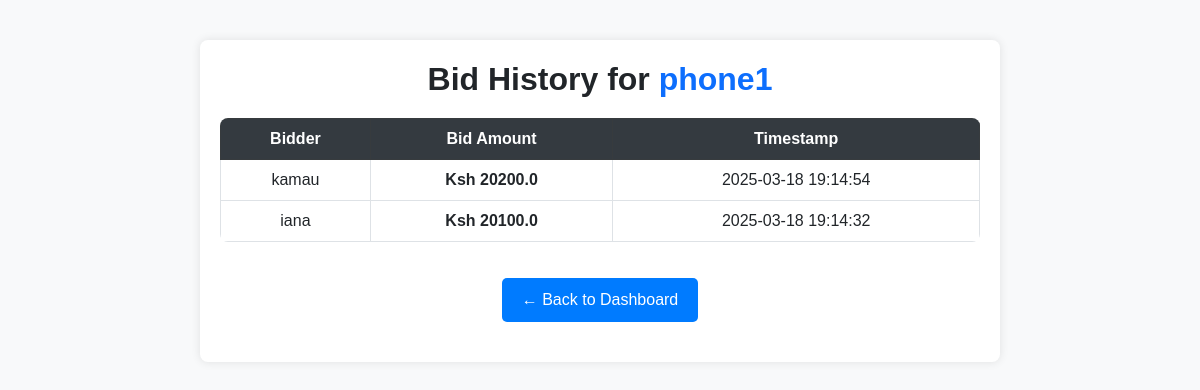
/admin/bids/history/1, run on the app's committed database.
### models.py (models this page shows)
class AuctionItem(db.Model):
    id = db.Column(db.Integer, primary_key=True)
    title = db.Column(db.String(100), nullable=False)
    description = db.Column(db.Text, nullable=False)
    starting_price = db.Column(db.Float, nullable=False)
    image = db.Column(db.String(100), nullable=True)
    end_time = db.Column(db.DateTime(timezone=True), nullable=False, default=lambda: datetime.now(timezone.utc))
    bids = db.relationship('Bid', backref='auction_item', lazy=True)
    category = db.Column(db.String(50), nullable=False)  # New field for category
    additional_images = db.relationship('AdditionalImage', back_populates='auction_item', cascade="all, delete-orphan")
    serial_number = db.Column(db.String(50), nullable=True)
    model = db.Column(db.String(50), nullable=True)
    year_of_manufacture = db.Column(db.String(4), nullable=True)
    color = db.Column(db.String(30), nullable=True)
    primary_damage = db.Column(db.String(50), nullable=True)
    secondary_damage = db.Column(db.String(50), nullable=True)
    VIN = db.Column(db.String(17), nullable=True)
    odometer = db.Column(db.Integer, nullable=True)
    working = db.Column(db.String(10), nullable=True)  # Yes/No/Not Applicable
    sale_status = db.Column(db.String(20), default='Open')  # Open, Closed, or Sold

class Bid(db.Model):
    id = db.Column(db.Integer, primary_key=True)
    user_id = db.Column(db.Integer, db.ForeignKey('user.id'), nullable=False)
    auction_id = db.Column(db.Integer, db.ForeignKey('auction_item.id'), nullable=False)
    bid_amount = db.Column(db.Float, nullable=False)
    timestamp = db.Column(db.DateTime, default=datetime.now)
    user = db.relationship('User', backref='bids')

class User(UserMixin, db.Model):
    id = db.Column(db.Integer, primary_key=True)
    username = db.Column(db.String(50), unique=True, nullable=False)
    password = db.Column(db.String(100), nullable=False)
    is_admin = db.Column(db.Boolean, default=False)

### app.py (the view)
@app.route('/admin/bids/history/<int:item_id>')
def view_bid_history(item_id):
    auction = AuctionItem.query.get(item_id)  # Fetch auction item
    if (not auction):
        abort(404)  # Handle the case where the auction item does not exist
    bids = Bid.query.filter_by(auction_id=item_id).order_by(Bid.timestamp.desc()).all()
    return render_template('view_bid_history.html', bids=bids, item_id=item_id, auction=auction)

### app.py (called while the page is built)
@app.context_processor
def inject_user_model():
    from models import User  # Import your User model here
    return dict(User=User)

### templates/view_bid_history.html (shortened to what this page needs)
<!DOCTYPE html>
<html lang="en">
<head>
    <link href="https://cdn.jsdelivr.net/npm/bootstrap@5.3.0/dist/css/bootstrap.min.css" rel="stylesheet">
</head>
<body>
<div class="container">
    <h2>Bid History for <span class="text-primary">{{ auction.title }}</span></h2>
    <div class="table-responsive">
        <table class="table table-bordered table-hover">
            <thead class="table-dark">
                <tr>
                    <th>Bidder</th>
                    <th>Bid Amount</th>
                    <th>Timestamp</th>
                </tr>
            </thead>
            <tbody>
                {% for bid in bids %}
                <tr>
                    <td>{{ bid.user.username }}</td>
                    <td class="bid-amount">Ksh {{ bid.bid_amount|round(2) }}</td>
                    <td>{{ bid.timestamp.strftime('%Y-%m-%d %H:%M:%S') }}</td>
                </tr>
                {% endfor %}
            </tbody>
        </table>
    </div>
    <a href="{{ url_for('admin_bid_management') }}" class="btn-back">← Back to Dashboard</a>
</div>
</body>
</html>

### templates/view_bid_history.html (style rules this page uses)
body { background-color: #f8f9fa; font-family: Arial, sans-serif; }
.container { max-width: 800px; margin: 40px auto; background: #ffffff; padding: 20px; border-radius: 8px; box-shadow: 0px 0px 10px rgba(0, 0, 0, 0.1); }
h2 { text-align: center; margin-bottom: 20px; font-weight: bold; }
.table { background: #fff; border-radius: 8px; overflow: hidden; }
.table th { background-color: #343a40; color: #fff; text-align: center; }
.table td { text-align: center; vertical-align: middle; }
.bid-amount { font-weight: bold; color: #28a745; }
.btn-back { display: block; width: fit-content; margin: 20px auto; text-decoration: none; color: #fff; background-color: #007bff; padding: 10px 20px; border-radius: 5px; text-align: center; }

### data on the page
AuctionItem: title "phone1"
Bid: user.username "kamau", bid_amount "20200.0", timestamp "2025-03-18 19:14:54"
Bid: user.username "iana", bid_amount "20100.0", timestamp "2025-03-18 19:14:32"
